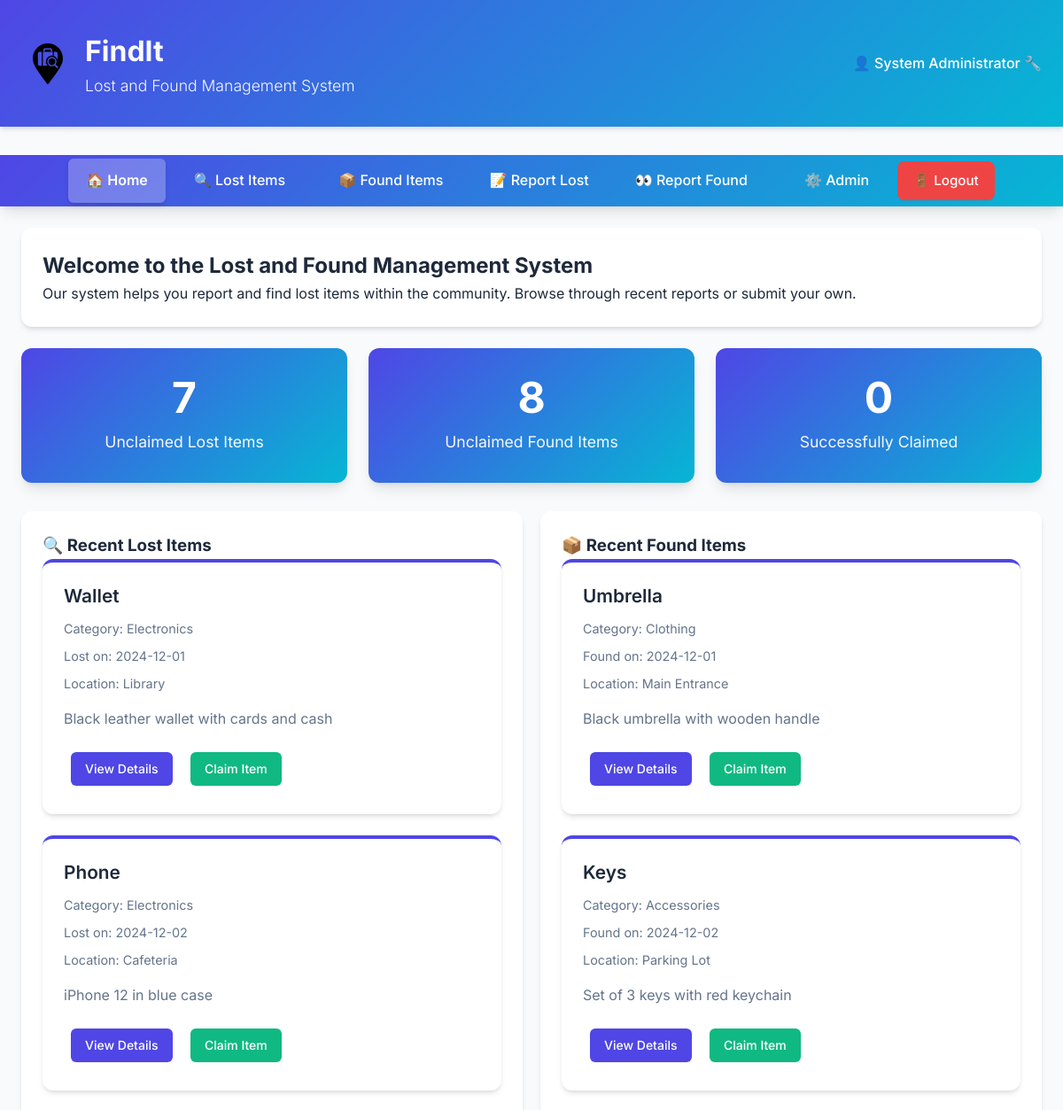
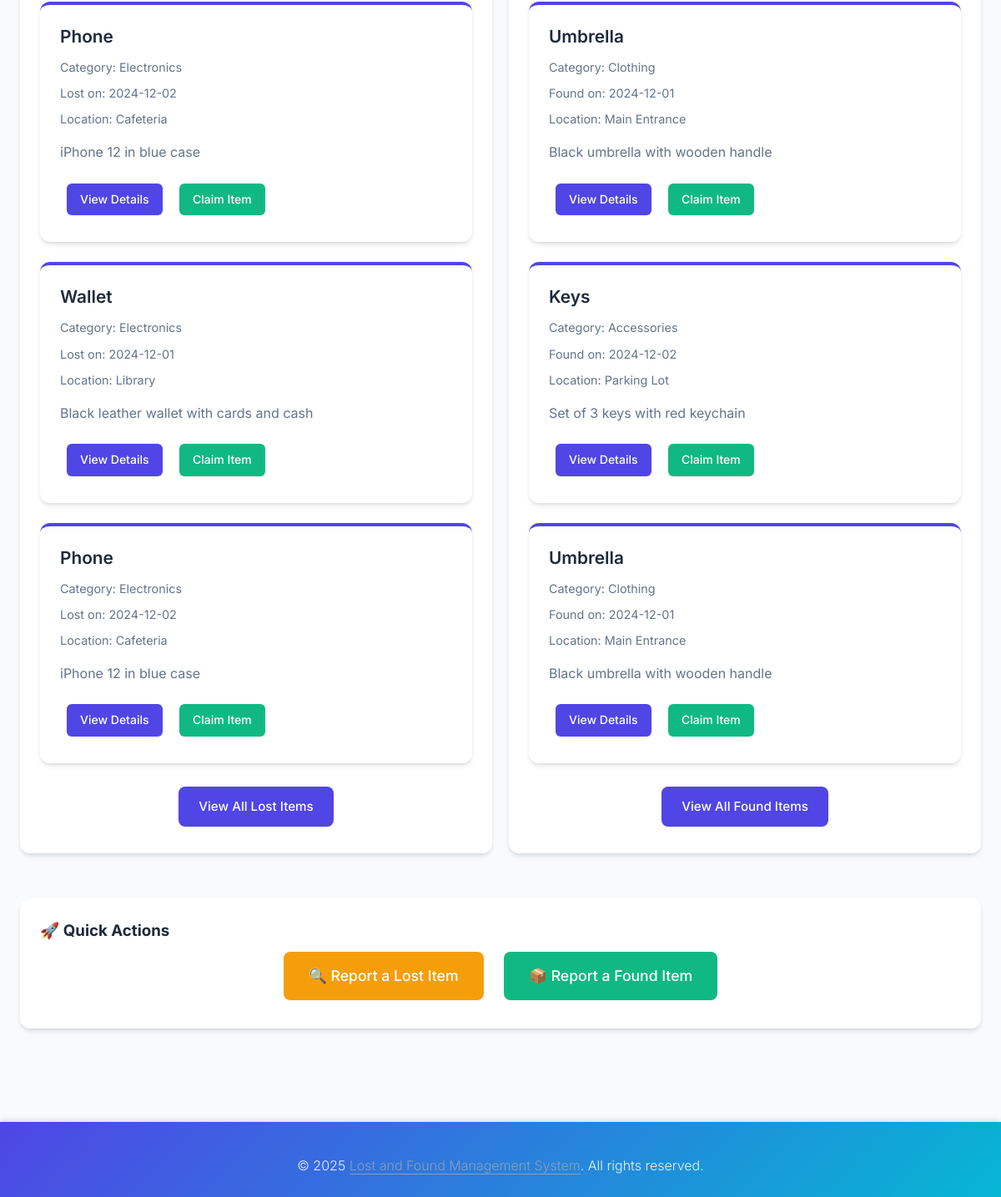
The page / (signed in) on the database its author committed (2 pictures, top to bottom).
### tables this page shows
CREATE TABLE lost_items (
    id INTEGER PRIMARY KEY AUTOINCREMENT,
    item_name VARCHAR(100) NOT NULL,
    category VARCHAR(50) NOT NULL,
    description TEXT,
    lost_date DATE NOT NULL,
    location VARCHAR(200) NOT NULL,
    contact_name VARCHAR(100) NOT NULL,
    contact_email VARCHAR(100),
    contact_phone VARCHAR(20),
    status VARCHAR(20) DEFAULT 'unclaimed',  -- unclaimed, claimed, returned
    created_at TIMESTAMP DEFAULT CURRENT_TIMESTAMP,
    updated_at TIMESTAMP DEFAULT CURRENT_TIMESTAMP
, image_filename VARCHAR(255), user_id INTEGER);

CREATE TABLE found_items (
    id INTEGER PRIMARY KEY AUTOINCREMENT,
    item_name VARCHAR(100) NOT NULL,
    category VARCHAR(50) NOT NULL,
    description TEXT,
    found_date DATE NOT NULL,
    location VARCHAR(200) NOT NULL,
    contact_name VARCHAR(100) NOT NULL,
    contact_email VARCHAR(100),
    contact_phone VARCHAR(20),
    status VARCHAR(20) DEFAULT 'unclaimed',  -- unclaimed, claimed, returned
    created_at TIMESTAMP DEFAULT CURRENT_TIMESTAMP,
    updated_at TIMESTAMP DEFAULT CURRENT_TIMESTAMP
, image_filename VARCHAR(255), user_id INTEGER);

### app.py (the view)
@app.route('/')
@login_required
def index():
    db = get_db()
    lost_items = db.execute(
        'SELECT * FROM lost_items WHERE status = "unclaimed" ORDER BY created_at DESC LIMIT 5'
    ).fetchall()
    found_items = db.execute(
        'SELECT * FROM found_items WHERE status = "unclaimed" ORDER BY created_at DESC LIMIT 5'
    ).fetchall()
    lost_count = db.execute('SELECT COUNT(*) FROM lost_items WHERE status = "unclaimed"').fetchone()[0]
    found_count = db.execute('SELECT COUNT(*) FROM found_items WHERE status = "unclaimed"').fetchone()[0]
    claimed_count = db.execute(
        'SELECT COUNT(*) FROM lost_items WHERE status = "claimed" UNION '
        'SELECT COUNT(*) FROM found_items WHERE status = "claimed"'
    ).fetchall()
    total_claimed = sum(row[0] for row in claimed_count)
    return render_template('index.html',
                         lost_items=lost_items,
                         found_items=found_items,
                         lost_count=lost_count,
                         found_count=found_count,
                         claimed_count=total_claimed)

### app.py (called while the page is built)
def get_db():
    conn = sqlite3.connect(DATABASE)
    conn.row_factory = sqlite3.Row
    return conn

def login_required(f):
    @wraps(f)
    def decorated_function(*args, **kwargs):
        if 'user_id' not in session:
            flash('Please login to access this page.', 'error')
            return redirect(url_for('login'))
        return f(*args, **kwargs)
    return decorated_function

### templates/index.html (shortened to what this page needs)
{% extends "base.html" %} {% block title %}Home - FindIt{% endblock %} {% block
content %}
<div class="card">
  <h2>Welcome to the Lost and Found Management System</h2>
  <p>
    Our system helps you report and find lost items within the community. Browse
    through recent reports or submit your own.
  </p>
</div>
<div class="stats-grid">
  <div class="stat-card">
    <div class="stat-number">{{ lost_count }}</div>
    <div class="stat-label">Unclaimed Lost Items</div>
  </div>
  <div class="stat-card">
    <div class="stat-number">{{ found_count }}</div>
    <div class="stat-label">Unclaimed Found Items</div>
  </div>
  <div class="stat-card">
    <div class="stat-number">{{ claimed_count }}</div>
    <div class="stat-label">Successfully Claimed</div>
  </div>
</div>
<div
  style="
    display: grid;
    grid-template-columns: repeat(auto-fit, minmax(300px, 1fr));
    gap: 20px;
  "
>
  <div class="card">
    <h3>🔍 Recent Lost Items</h3>
    {% if lost_items %}
    <div class="item-grid">
      {% for item in lost_items %}
      <div class="item-card">
        <div class="item-title">{{ item.item_name }}</div>
        <div class="item-meta">Category: {{ item.category }}</div>
        <div class="item-meta">Lost on: {{ item.lost_date }}</div>
        <div class="item-meta">Location: {{ item.location }}</div>
        <div class="item-description">
          {{ item.description[:100] }}
        </div>
        <div style="margin-top: 15px">
          <a
            href="{{ url_for('view_lost_item', item_id=item.id) }}"
            class="btn btn-sm"
            >View Details</a
          >
          <a
            href="{{ url_for('claim_lost_item', item_id=item.id) }}"
            class="btn btn-success btn-sm"
            >Claim Item</a
          >
        </div>
      </div>
      {% endfor %}
    </div>
    <div style="text-align: center; margin-top: 20px">
      <a href="{{ url_for('list_lost') }}" class="btn">View All Lost Items</a>
    </div>
    {% else %}
    <p>No lost items reported yet.</p>
    {% endif %}
  </div>
  <div class="card">
    <h3>📦 Recent Found Items</h3>
    {% if found_items %}
    <div class="item-grid">
      {% for item in found_items %}
      <div class="item-card">
        <div class="item-title">{{ item.item_name }}</div>
        <div class="item-meta">Category: {{ item.category }}</div>
        <div class="item-meta">Found on: {{ item.found_date }}</div>
        <div class="item-meta">Location: {{ item.location }}</div>
        <div class="item-description">
          {{ item.description[:100] }}
        </div>
        <div style="margin-top: 15px">
          <a
            href="{{ url_for('view_found_item', item_id=item.id) }}"
            class="btn btn-sm"
            >View Details</a
          >
          <a
            href="{{ url_for('claim_found_item', item_id=item.id) }}"
            class="btn btn-success btn-sm"
            >Claim Item</a
          >
        </div>
      </div>
      {% endfor %}
    </div>
    <div style="text-align: center; margin-top: 20px">
      <a href="{{ url_for('list_found') }}" class="btn">View All Found Items</a>
    </div>
    {% else %}
    <p>No found items reported yet.</p>
    {% endif %}
  </div>
</div>
<div class="card" style="margin-top: 30px">
  <h3>🚀 Quick Actions</h3>
  <div style="text-align: center">
    <a
      href="{{ url_for('report_lost') }}"
      class="btn btn-warning"
      style="font-size: 1.1em; padding: 15px 30px; margin: 10px"
    >
      🔍 Report a Lost Item
    </a>
    <a
      href="{{ url_for('report_found') }}"
      class="btn btn-success"
      style="font-size: 1.1em; padding: 15px 30px; margin: 10px"
    >
      📦 Report a Found Item
    </a>
  </div>
</div>
{% endblock %}

### templates/base.html (shortened to what this page needs)
<!DOCTYPE html>
<html lang="en">
<head>
</head>
<body>
    <header>
        <div class="header-content">
            <div style="display: flex; align-items: center; gap: 12px;">
                <img src="{{ url_for('static', filename='logo.svg') }}"
                     style="height: 60px; width: 60px;"
                     alt="FindIt Logo">
                <div>
                    <h1>FindIt</h1>
                    <p>Lost and Found Management System</p>
                </div>
            </div>
            {% if session.user_id %}
                <div class="flex items-center gap-3">
                    <span style="font-weight: 500;">
                        👤 {{ session.full_name }}
                        {% if session.user_role == 'admin' %}🔧{% endif %}
                    </span>
                </div>
            {% endif %}
        </div>
    </header>
    {% if request.endpoint not in ['login', 'signup'] %}
    <nav>
        <ul>
            <li><a href="{{ url_for('index') }}" {% if request.endpoint == 'index' %}class="nav-active"{% endif %}>🏠 Home</a></li>
            {% if session.user_id %}
                <li><a href="{{ url_for('list_lost') }}" {% if request.endpoint == 'list_lost' %}class="nav-active"{% endif %}>🔍 Lost Items</a></li>
                <li><a href="{{ url_for('list_found') }}" {% if request.endpoint == 'list_found' %}class="nav-active"{% endif %}>📦 Found Items</a></li>
                <li><a href="{{ url_for('report_lost') }}">📝 Report Lost</a></li>
                <li><a href="{{ url_for('report_found') }}">👀 Report Found</a></li>
                {% if session.user_role == 'admin' %}
                    <li><a href="{{ url_for('admin') }}" {% if request.endpoint == 'admin' %}class="nav-active"{% endif %}>⚙️ Admin</a></li>
                {% endif %}
                <li><a href="{{ url_for('logout') }}" class="btn btn-danger">🚪 Logout</a></li>
            {% endif %}
        </ul>
    </nav>
    {% endif %}
    <div class="container">
        {% block content %}{% endblock %}
    </div>
    <footer>
        <p>&copy; 2025 <a href="{{ url_for('custom_404') }}" style="color: #94a3b8; text-decoration: none; border-bottom: 1px solid #94a3b8;">Lost and Found Management System</a>. All rights reserved.</p>
    </footer>
</body>
</html>

### rows shown on the page
lost_items: item_name "Wallet", category "Electronics", lost_date "2024-12-01", location "Library", description "Black leather wallet with cards and cash"
lost_items: item_name "Phone", category "Electronics", lost_date "2024-12-02", location "Cafeteria", description "iPhone 12 in blue case"
lost_items: item_name "Phone", category "Electronics", lost_date "2024-12-02", location "Cafeteria", description "iPhone 12 in blue case"
lost_items: item_name "Wallet", category "Electronics", lost_date "2024-12-01", location "Library", description "Black leather wallet with cards and cash"
lost_items: item_name "Phone", category "Electronics", lost_date "2024-12-02", location "Cafeteria", description "iPhone 12 in blue case"
found_items: item_name "Umbrella", category "Clothing", found_date "2024-12-01", location "Main Entrance", description "Black umbrella with wooden handle"
found_items: item_name "Keys", category "Accessories", found_date "2024-12-02", location "Parking Lot", description "Set of 3 keys with red keychain"
found_items: item_name "Umbrella", category "Clothing", found_date "2024-12-01", location "Main Entrance", description "Black umbrella with wooden handle"
found_items: item_name "Keys", category "Accessories", found_date "2024-12-02", location "Parking Lot", description "Set of 3 keys with red keychain"
found_items: item_name "Umbrella", category "Clothing", found_date "2024-12-01", location "Main Entrance", description "Black umbrella with wooden handle"

### other values the page prints
{{ session.full_name }} "System Administrator"
{{ lost_count }} "7"
{{ found_count }} "8"
{{ claimed_count }} "0"
